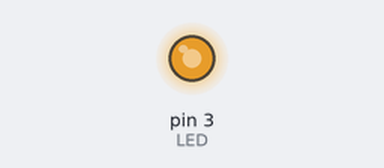
Bench run of a sketch on a simulated Arduino Uno, built with avr-gcc and run on an emulated ATmega328P. Parts: output pins drawn as LEDs (lit = HIGH).

Above: at 0.05 s.
At 0.8 s:
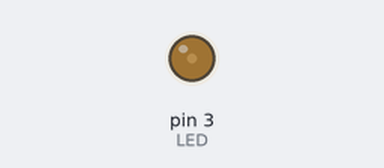
At 1.7 s:
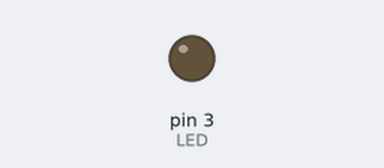
At 3.4 s:
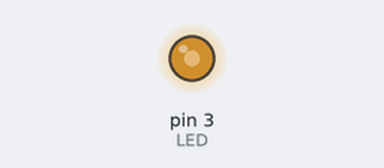
Timing chart, 0 to 6.0 s (numbered marks = the images above):
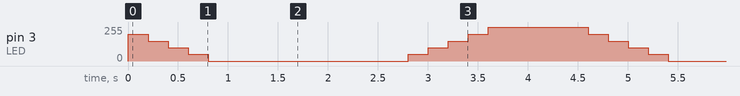

Measured:
- by itself, pin 3 (LED): repeats every 4.6 s: 150/255 0.20 s, 100/255 0.20 s, 50/255 0.20 s, 0/255 2.0 s, 50/255 0.20 s, 100/255 0.20 s, 150/255 0.20 s, 200/255 0.20 s, 255/255 1.0 s, 200/255 0.20 s

The sketch:

ch1_1.ino
```cpp
// ===== ch1_1.ino =====
#define LED 3  //3腳連接LED

void setup() {
  pinMode(LED, OUTPUT);  //將LED腳規畫為輸出埠
  digitalWrite(LED, 1);  //關閉LED，電路裡LED採低態動作
}

void loop() {
  //慢慢變亮
  analogWrite(LED, 200);  //亮度約為20%
  delay(200);             //持續點亮0.2秒
  analogWrite(LED, 150);  //亮度約為40%
  delay(200);             //持續點亮0.2秒
  analogWrite(LED, 100);  //亮度約為60%
  delay(200);             //持續點亮0.2秒
  analogWrite(LED, 50);   //亮度約為80%
  delay(200);             //持續點亮0.2秒
  analogWrite(LED, 0);    //亮度約為100%
  delay(2000);            //持續點亮2秒
  //慢慢變暗
  analogWrite(LED, 50);   //亮度約為80%
  delay(200);             //持續點亮0.2秒
  analogWrite(LED, 100);  //亮度約為60%
  delay(200);             //持續點亮0.2秒
  analogWrite(LED, 150);  //亮度約為40%
  delay(200);             //持續點亮0.2秒
  analogWrite(LED, 200);  //亮度約為20%
  delay(200);             //持續點亮0.2秒
  analogWrite(LED, 255);  //關閉
  delay(1000);            //持續關閉1秒
}
```
